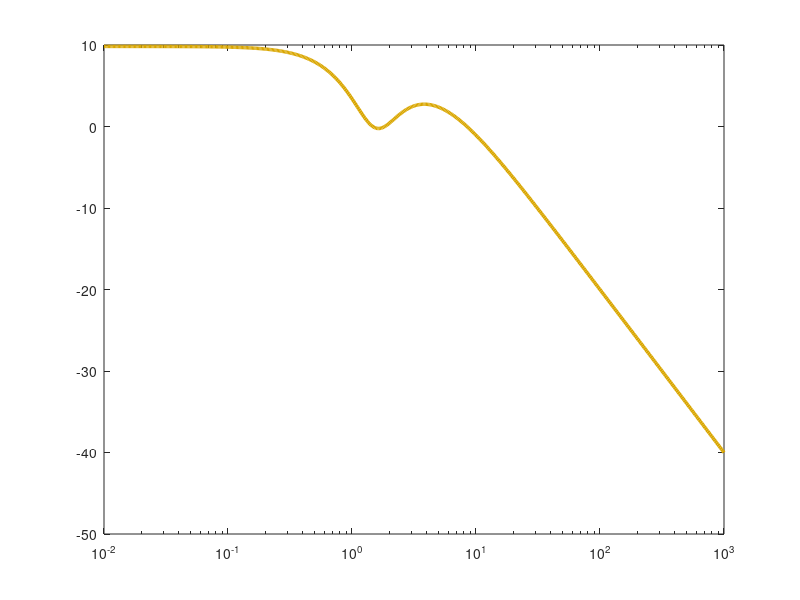

This chart was generated by the following MATLAB code: (Note: this script raises an error after producing the figure.)
num = [-10 -2 142 218 372]; den = conv(conv(conv([1 -1],[1 -2]),[1 -3]), conv([1 4],[1 5]));
W = tf(num, den);
w = logspace(-2, 3, 500);

[mag, phase] = bode(W, w);
mag = squeeze(mag);
phase = squeeze(phase);

figure('Color','w','Position',[100 100 900 350])
semilogx(w, 20*log10(mag), 'LineWidth', 2.5, 'Color', [0.85, 0.65, 0])

ax = gca; ax.LineWidth = 1.5; ax.FontSize = 13;
ax.XColor = [0.3, 0.3, 0.3]; ax.YColor = [0.3, 0.3, 0.3];
grid on; grid minor; box on;
ax.GridColor = [0.9, 0.9, 0.9]; ax.GridAlpha = 0.4; 
ax.MinorGridColor = [0.95, 0.95, 0.95];ax.MinorGridAlpha = 0.2;

yline(0.01,'Color',[0.3 0.3 0.3],'LineWidth',1)
xline(8.4382,'Color',[0.3 0.3 0.3],'LineWidth',1)

ylim([-41, 11]);
xlabel('$\omega$', 'Interpreter','latex', 'FontSize',16)
ylabel('$L(\omega)$, dB', 'Interpreter','latex', 'FontSize',16)
legend('$L(\omega)$', 'Location','northeast', 'Interpreter','latex', 'FontSize',16)

set(findall(gcf, '-property', 'FontName'), 'FontName', 'DejaVu Math TeX Gyre');
exportgraphics(gcf,'../../../images/task1/o1/lach.png','Resolution',300)
exportgraphics(gcf,'../../../images/task1/o1/lach.pdf','ContentType','vector')

%%%%%%%%%%%%%%%%%%%%%%%%%%%%%%%%%%%%%%%%%%%%%%%%%%%%%%%%%%%%%%%%%%%%%%%%%%%

figure('Color','w','Position',[100 100 900 350])
semilogx(w, phase, 'LineWidth', 2.5, 'Color', [0.85, 0.65, 0])

ax = gca; ax.LineWidth = 1.5; ax.FontSize = 13;
ax.XColor = [0.3, 0.3, 0.3]; ax.YColor = [0.3, 0.3, 0.3];
grid on; grid minor; box on;
ax.GridColor = [0.9, 0.9, 0.9]; ax.GridAlpha = 0.4; 
ax.MinorGridColor = [0.95, 0.95, 0.95];ax.MinorGridAlpha = 0.2;

yline(180,'Color',[0.3 0.3 0.3],'LineWidth',1)
yline(-180,'Color',[0.3 0.3 0.3],'LineWidth',1)
xline(8.4382,'Color',[0.3 0.3 0.3],'LineWidth',1)

xlabel('$\omega$', 'Interpreter','latex', 'FontSize',16)
ylabel('$\varphi(\omega)$, deg', 'Interpreter','latex', 'FontSize',16)
legend('$\varphi(\omega)$', 'Location','northeast', 'Interpreter','latex', 'FontSize',16)

set(findall(gcf, '-property', 'FontName'), 'FontName', 'DejaVu Math TeX Gyre');
exportgraphics(gcf,'../../../images/task1/o1/lfch.png','Resolution',300)
exportgraphics(gcf,'../../../images/task1/o1/lfch.pdf','ContentType','vector')
